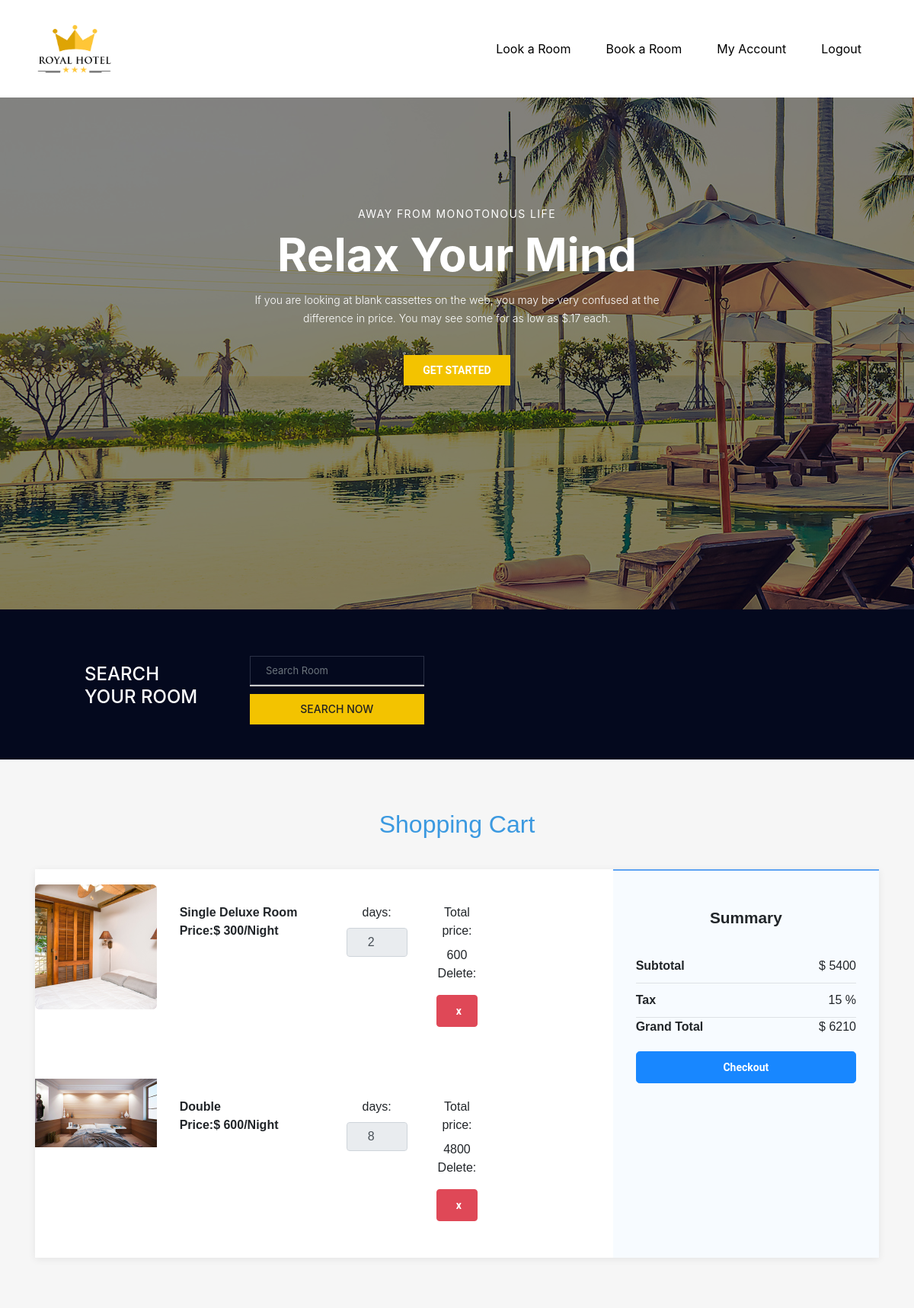
/checkout.php (signed in), run on the app's committed database.
### tables this page shows
CREATE TABLE `cart` (
  `id` int(11) NOT NULL,
  `room_id` int(11) NOT NULL,
  `user_id` int(11) NOT NULL,
  `room_qty` int(11) NOT NULL,
  `days` int(11) NOT NULL,
  `status` int(11) NOT NULL DEFAULT '0'
);

CREATE TABLE `rooms` (
  `id` int(11) NOT NULL,
  `room_type` varchar(255) NOT NULL,
  `room_price` varchar(255) NOT NULL,
  `room_ac` varchar(255) NOT NULL,
  `room_wifi` varchar(255) NOT NULL,
  `room _faclitie` varchar(255) NOT NULL,
  `image` varchar(255) NOT NULL,
  `location` varchar(255) NOT NULL,
  `decription` text NOT NULL
);

### checkout.php (the view, shortened to what this page needs)
<?php
include('header.php');
$sql = "SELECT * FROM `cart` inner join rooms on cart.room_id=rooms.id where cart.user_id='".$_SESSION["name"]['id']."'";
$query = mysqli_query($con,$sql);
?>
	<main class="page">
	 	<section class="shopping-cart dark">
	 		<div class="container">
		        <div class="block-heading">
		          <h2>Shopping Cart</h2>
		        </div>
		        <div class="content">
	 				<div class="row">
	 					<div class="col-md-12 col-lg-8">
	 						<div class="items">
	 							<form action="" method="post">
	 							<?php
	 							$i=1;
	 							while($data=mysqli_fetch_assoc($query)){
	 							 ?>
				 				<div class="product len">
				 					<div class="row">
					 					<div class="col-md-3">
					 						<img class="img-fluid mx-auto d-block image" src="images/<?=$data['image']?>">
					 					</div>
					 					<div class="col-md-8">
					 						<div class="info">
						 						<div class="row">
							 						<div class="col-md-5 product-name">
							 							<div class="product-name">
								 							 <?=$data['room_type']?>
                                                        </div> Price:$
 <?=$data['room_price']?>/Night </div> <div class="col-md-3 quantity">
 <label for="quantity">days:</label>
<input min="1"  type="number" value ="<?=$data['days']?>" class="form-control
quantity-input number totai_qty_<?=$i?>" id="<?=$data['room_id']?>" disabled> </div>
class="p1_<?=$i?>" value="<?=$data['room_price']?>"> <div class="col-md-2
quantity"> <label for="quantity">Total price:</label>
<span id="price_<?=$i?>">12</span>
  <label for="quantity">Delete:</label>
<button class="btn btn-danger remove-product"
id="<?=$data['product_id']?>" data="<?=$i?> " type="submit" name="submit"> x </button>
</div>
							 					</div>
							 				</div>
					 					</div>
					 				</div>
				 				</div>
				 				  <?php $i++; }
				 				  ?>
				 				</form>
				 			</div>
			 			</div>
			 			<div class="col-md-12 col-lg-4">
			 				<div class="summary">
			 				    <form action="" method="GET">
			 					<h3>Summary</h3>
			 					<div class="summary-item"><span class="text">Subtotal</span><span class="price ll">$360</span></div>
			 					<div class="summary-item"><span class="text">Tax</span><span class="price tax"> </span></div>
			 					<div class="summary-item"><span class="text">Grand Total</span><span class="price gtotal"> </span></div>
			 					<button type="submit" class="btn btn-primary btn-lg btn-block" name="checkout">Checkout</button>
			 						</form>
				 			</div>
			 			</div>
		 			</div>
		 		</div>
	 		</div>
		</section>
	</main>
</body>
</body>
</html>

### css/styles.css (style rules this page uses)
.container { width: 100%; padding-right: 15px; padding-left: 15px; margin-right: auto; margin-left: auto; }
section { background: #fff; }
button { background-color: #4CAF50; color: white; padding: 14px 20px; margin: 8px 0; border: none; cursor: pointer; width: 100%; opacity: 0.9; }
.container { padding: 16px; }

### css/form.css (style rules this page uses)
input { outline: none; margin: 0; border: none; -webkit-box-shadow: none; -moz-box-shadow: none; box-shadow: none; width: 100%; font-size: 14px; font-family: inherit; }
.row { display: -webkit-box; display: -webkit-flex; display: -moz-box; display: -ms-flexbox; display: flex; -webkit-flex-wrap: wrap; -ms-flex-wrap: wrap; flex-wrap: wrap; }
.btn { line-height: 40px; display: inline-block; padding: 0 25px; cursor: pointer; font-family: "Roboto", "Arial", "Helvetica Neue", sans-serif; color: #fff; -webkit-transition: all 0.4s ease; -o-transition: all 0.4s ease; -moz-transition: all 0.4s ease; transition: all 0.4s ease; font-size: 14px; font-weight: 700; }
button { outline: none; background: none; border: none; }

### checkout.php (style rules this page uses)
.shopping-cart { padding-bottom: 50px; font-family: 'Montserrat', sans-serif; }
.shopping-cart.dark { background-color: #f6f6f6; }
.shopping-cart .content { box-shadow: 0px 2px 10px rgba(0, 0, 0, 0.075); background-color: white; }
.shopping-cart .block-heading { padding-top: 50px; margin-bottom: 40px; text-align: center; }
.shopping-cart .block-heading h1, .shopping-cart .block-heading h2, .shopping-cart .block-heading h3 { margin-bottom:1.2rem; color: #3b99e0; }
.shopping-cart .items { margin: auto; }
.shopping-cart .items .product { margin-bottom: 20px; padding-top: 20px; padding-bottom: 20px; }
.shopping-cart .items .product .info { padding-top: 0px; text-align: center; }
.shopping-cart .items .product .info .product-name { font-weight: 600; }
.shopping-cart .items .product .info .quantity .quantity-input { margin: auto; width: 80px; }
.shopping-cart .summary { border-top: 2px solid #5ea4f3; background-color: #f7fbff; height: 100%; padding: 30px; }
.shopping-cart .summary h3 { text-align: center; font-size: 1.3em; font-weight: 600; padding-top: 20px; padding-bottom: 20px; }
.shopping-cart .summary .summary-item:not(:last-of-type) { padding-bottom: 10px; padding-top: 10px; border-bottom: 1px solid rgba(0, 0, 0, 0.1); }
.shopping-cart .summary .text { font-size: 1em; font-weight: 600; }
.shopping-cart .summary .price { font-size: 1em; float: right; }
.shopping-cart .summary button { margin-top: 20px; }
@media (min-width: 768px) { .shopping-cart .items .product .info { padding-top: 25px; text-align: left; } }
@media (min-width: 768px) { .shopping-cart .items .product .info .quantity { text-align: center; } }
@media (min-width: 768px) { .shopping-cart .items .product .info .quantity .quantity-input { padding: 4px 10px; text-align: center; } }

### data on the page
cart: room.image (picture), room.room_type "Single Deluxe Room", room.room_price "300", days+room "2"
cart: room.image (picture), room.room_type "Double", room.room_price "600", days "8"
